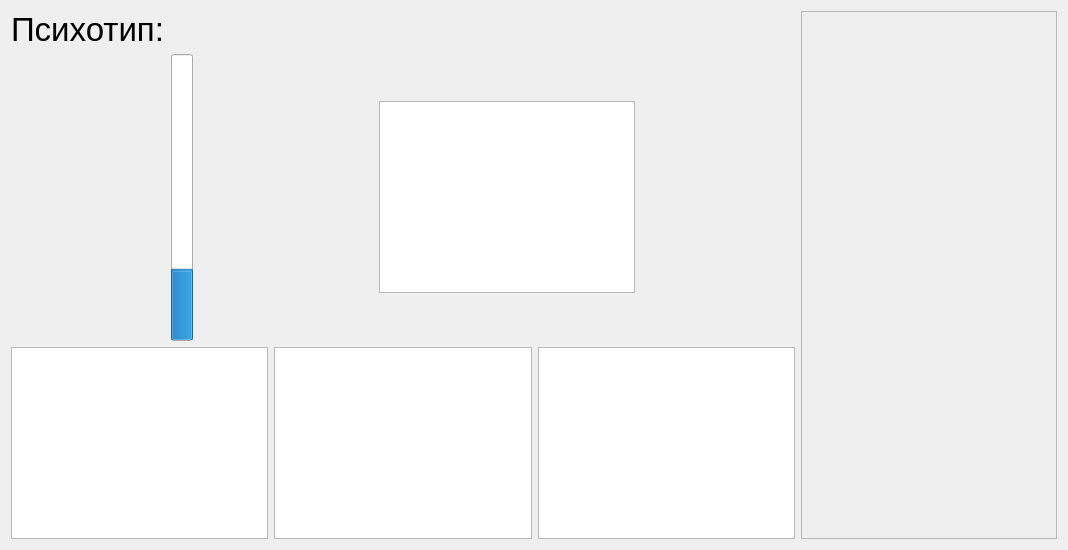
<?xml version="1.0" encoding="UTF-8"?>
<ui version="4.0">
 <class>data</class>
 <widget class="QDialog" name="data">
  <property name="geometry">
   <rect>
    <x>0</x>
    <y>0</y>
    <width>1068</width>
    <height>550</height>
   </rect>
  </property>
  <property name="windowTitle">
   <string>OneEye</string>
  </property>
  <layout class="QHBoxLayout" name="horizontalLayout">
   <item>
    <layout class="QHBoxLayout" name="horizontalLayout_2">
     <property name="spacing">
      <number>6</number>
     </property>
     <item>
      <layout class="QVBoxLayout" name="verticalLayout">
       <item>
        <widget class="QLabel" name="label">
         <property name="font">
          <font>
           <pointsize>25</pointsize>
          </font>
         </property>
         <property name="text">
          <string>Психотип: </string>
         </property>
        </widget>
       </item>
       <item>
        <layout class="QHBoxLayout" name="horizontalLayout_5">
         <item>
          <widget class="QProgressBar" name="progressBar">
           <property name="value">
            <number>24</number>
           </property>
           <property name="orientation">
            <enum>Qt::Vertical</enum>
           </property>
          </widget>
         </item>
         <item>
          <spacer name="horizontalSpacer_2">
           <property name="orientation">
            <enum>Qt::Horizontal</enum>
           </property>
           <property name="sizeType">
            <enum>QSizePolicy::Fixed</enum>
           </property>
           <property name="sizeHint" stdset="0">
            <size>
             <width>20</width>
             <height>20</height>
            </size>
           </property>
          </spacer>
         </item>
         <item>
          <widget class="QGraphicsView" name="graphicsView_4">
           <property name="enabled">
            <bool>true</bool>
           </property>
           <property name="sizePolicy">
            <sizepolicy hsizetype="Fixed" vsizetype="Fixed">
             <horstretch>0</horstretch>
             <verstretch>0</verstretch>
            </sizepolicy>
           </property>
          </widget>
         </item>
        </layout>
       </item>
       <item>
        <layout class="QHBoxLayout" name="horizontalLayout_4">
         <item>
          <widget class="QGraphicsView" name="graphicsView">
           <property name="enabled">
            <bool>true</bool>
           </property>
           <property name="sizePolicy">
            <sizepolicy hsizetype="Minimum" vsizetype="Maximum">
             <horstretch>0</horstretch>
             <verstretch>0</verstretch>
            </sizepolicy>
           </property>
          </widget>
         </item>
         <item>
          <widget class="QGraphicsView" name="graphicsView_2">
           <property name="sizePolicy">
            <sizepolicy hsizetype="Minimum" vsizetype="Maximum">
             <horstretch>0</horstretch>
             <verstretch>0</verstretch>
            </sizepolicy>
           </property>
           <property name="minimumSize">
            <size>
             <width>0</width>
             <height>0</height>
            </size>
           </property>
           <property name="maximumSize">
            <size>
             <width>16777215</width>
             <height>430</height>
            </size>
           </property>
          </widget>
         </item>
         <item>
          <widget class="QGraphicsView" name="graphicsView_3">
           <property name="sizePolicy">
            <sizepolicy hsizetype="Minimum" vsizetype="Maximum">
             <horstretch>0</horstretch>
             <verstretch>0</verstretch>
            </sizepolicy>
           </property>
          </widget>
         </item>
        </layout>
       </item>
      </layout>
     </item>
    </layout>
   </item>
   <item>
    <layout class="QHBoxLayout" name="horizontalLayout_3">
     <property name="sizeConstraint">
      <enum>QLayout::SetDefaultConstraint</enum>
     </property>
     <item>
      <widget class="QPlainTextEdit" name="plainTextEdit">
       <property name="enabled">
        <bool>false</bool>
       </property>
       <property name="sizePolicy">
        <sizepolicy hsizetype="Fixed" vsizetype="Minimum">
         <horstretch>0</horstretch>
         <verstretch>0</verstretch>
        </sizepolicy>
       </property>
      </widget>
     </item>
    </layout>
   </item>
  </layout>
 </widget>
 <resources/>
 <connections/>
</ui>
